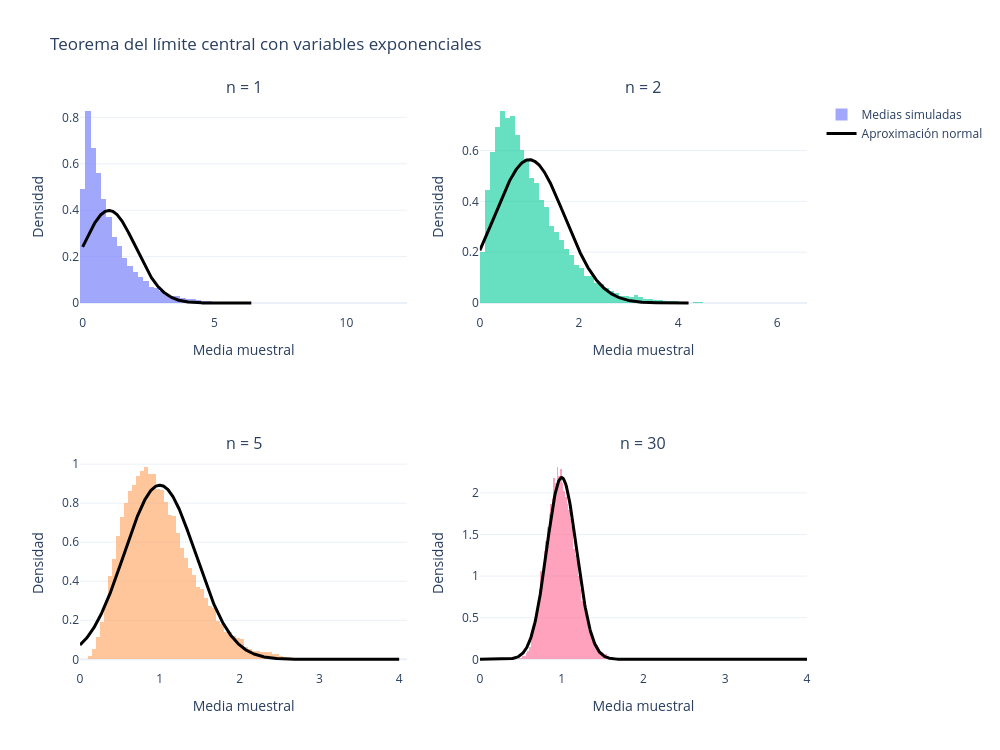

Notebook code for this chart:
### Markdown cell above
# 6. Teorema del límite central

Sean $X_1,\ldots,X_n$ variables independientes e idénticamente distribuidas con media finita $\mu$ y varianza finita $\sigma^2$. Para la media muestral

$$\bar X_n=\frac{1}{n}\sum_{i=1}^n X_i,$$

el teorema del límite central afirma que

$$
\frac{\sqrt n(\bar X_n-\mu)}{\sigma}
\xrightarrow{d}\mathcal N(0,1),
$$

o, de manera aproximada para $n$ grande,

$$\bar X_n\approx\mathcal N\!\left(\mu,\frac{\sigma^2}{n}\right).$$

La distribución original **no necesita ser gaussiana**. Usaremos variables exponenciales, claramente asimétricas, con media y desviación estándar iguales a 1. Al promediar más términos, la distribución del promedio se vuelve aproximadamente normal y su desviación disminuye como $1/\sqrt n$.

### Code cell
sample_sizes = [1, 2, 5, 30]
n_trials = 25_000
mu_exp = 1.0
sigma_exp = 1.0

fig_clt = make_subplots(
    rows=2, cols=2,
    subplot_titles=[f'n = {n}' for n in sample_sizes]
)

for index, n in enumerate(sample_sizes):
    row = index // 2 + 1
    col = index % 2 + 1
    means = rng.exponential(scale=1.0, size=(n_trials, n)).mean(axis=1)
    std_clt = sigma_exp / np.sqrt(n)
    grid = np.linspace(0.0, max(4.0, np.percentile(means, 99.8)), 500)

    fig_clt.add_trace(
        go.Histogram(x=means, histnorm='probability density', nbinsx=100,
                     opacity=0.6, showlegend=(index == 0), name='Medias simuladas'),
        row=row, col=col
    )
    fig_clt.add_trace(
        go.Scatter(x=grid, y=normal_pdf(grid, mu_exp, std_clt), mode='lines',
                   line=dict(color='black', width=3), showlegend=(index == 0),
                   name='Aproximación normal'),
        row=row, col=col
    )

    print(
        f'n={n:2d}: media simulada={means.mean():.4f}, '
        f'std simulada={means.std(ddof=1):.4f}, std TLC={std_clt:.4f}'
    )

fig_clt.update_layout(
    title='Teorema del límite central con variables exponenciales',
    template='plotly_white', width=1_000, height=750, barmode='overlay'
)
fig_clt.update_xaxes(title_text='Media muestral')
fig_clt.update_yaxes(title_text='Densidad')
fig_clt.show()

### Figure 1 — Plotly figure (JSON) as saved in the notebook; plotly's stock layout.template omitted (floating-point values rounded to 4 significant figures; data arrays with more than 128 entries replaced by an {"elided": "..."} marker saying what was removed)
{"data": [{"histnorm": "probability density", "name": "Medias simuladas", "nbinsx": 100, "opacity": 0.6, "showlegend": true, "type": "histogram", "x": {"elided": "25000 float values"}, "xaxis": "x", "yaxis": "y"}, {"line": {"color": "black", "width": 3}, "mode": "lines", "name": "Aproximación normal", "showlegend": true, "type": "scatter", "x": {"elided": "500 float values"}, "xaxis": "x", "y": {"elided": "500 float values"}, "yaxis": "y"}, {"histnorm": "probability density", "name": "Medias simuladas", "nbinsx": 100, "opacity": 0.6, "showlegend": false, "type": "histogram", "x": {"elided": "25000 float values"}, "xaxis": "x2", "yaxis": "y2"}, {"line": {"color": "black", "width": 3}, "mode": "lines", "name": "Aproximación normal", "showlegend": false, "type": "scatter", "x": {"elided": "500 float values"}, "xaxis": "x2", "y": {"elided": "500 float values"}, "yaxis": "y2"}, {"histnorm": "probability density", "name": "Medias simuladas", "nbinsx": 100, "opacity": 0.6, "showlegend": false, "type": "histogram", "x": {"elided": "25000 float values"}, "xaxis": "x3", "yaxis": "y3"}, {"line": {"color": "black", "width": 3}, "mode": "lines", "name": "Aproximación normal", "showlegend": false, "type": "scatter", "x": {"elided": "500 float values"}, "xaxis": "x3", "y": {"elided": "500 float values"}, "yaxis": "y3"}, {"histnorm": "probability density", "name": "Medias simuladas", "nbinsx": 100, "opacity": 0.6, "showlegend": false, "type": "histogram", "x": {"elided": "25000 float values"}, "xaxis": "x4", "yaxis": "y4"}, {"line": {"color": "black", "width": 3}, "mode": "lines", "name": "Aproximación normal", "showlegend": false, "type": "scatter", "x": {"elided": "500 float values"}, "xaxis": "x4", "y": {"elided": "500 float values"}, "yaxis": "y4"}], "layout": {"annotations": [{"font": {"size": 16}, "showarrow": false, "text": "n = 1", "x": 0.225, "xanchor": "center", "xref": "paper", "y": 1, "yanchor": "bottom", "yref": "paper"}, {"font": {"size": 16}, "showarrow": false, "text": "n = 2", "x": 0.775, "xanchor": "center", "xref": "paper", "y": 1, "yanchor": "bottom", "yref": "paper"}, {"font": {"size": 16}, "showarrow": false, "text": "n = 5", "x": 0.225, "xanchor": "center", "xref": "paper", "y": 0.375, "yanchor": "bottom", "yref": "paper"}, {"font": {"size": 16}, "showarrow": false, "text": "n = 30", "x": 0.775, "xanchor": "center", "xref": "paper", "y": 0.375, "yanchor": "bottom", "yref": "paper"}], "barmode": "overlay", "height": 750, "title": {"text": "Teorema del límite central con variables exponenciales"}, "width": 1000, "xaxis": {"anchor": "y", "domain": [0, 0.45], "title": {"text": "Media muestral"}}, "xaxis2": {"anchor": "y2", "domain": [0.55, 1], "title": {"text": "Media muestral"}}, "xaxis3": {"anchor": "y3", "domain": [0, 0.45], "title": {"text": "Media muestral"}}, "xaxis4": {"anchor": "y4", "domain": [0.55, 1], "title": {"text": "Media muestral"}}, "yaxis": {"anchor": "x", "domain": [0.625, 1], "title": {"text": "Densidad"}}, "yaxis2": {"anchor": "x2", "domain": [0.625, 1], "title": {"text": "Densidad"}}, "yaxis3": {"anchor": "x3", "domain": [0, 0.375], "title": {"text": "Densidad"}}, "yaxis4": {"anchor": "x4", "domain": [0, 0.375], "title": {"text": "Densidad"}}}}
